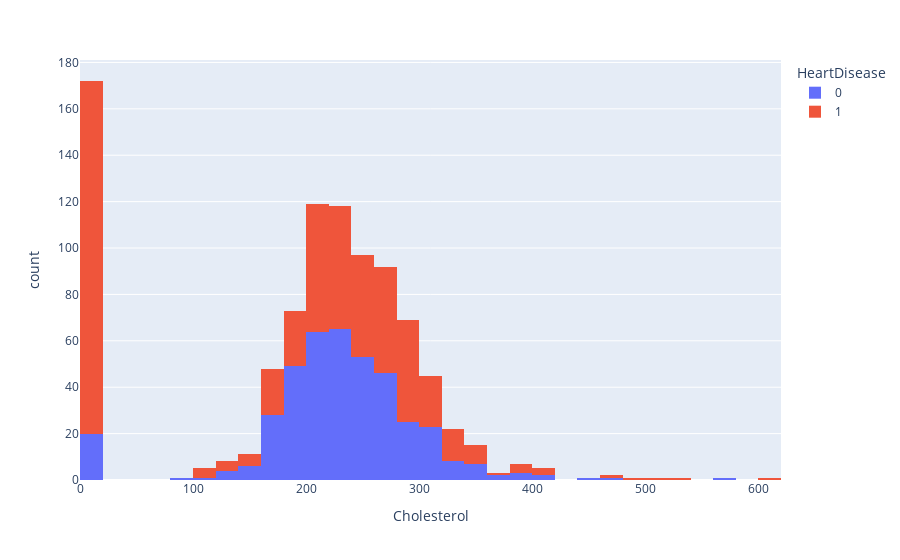

The cell this chart's notebook holds for it:
### Code cell
px.histogram(df,df.Cholesterol,color=df.HeartDisease)

### Figure 1 — Plotly figure (JSON) as saved in the notebook; plotly's stock layout.template omitted (floating-point values rounded to 4 significant figures; data arrays with more than 128 entries replaced by an {"elided": "..."} marker saying what was removed)
{"data": [{"alignmentgroup": "True", "bingroup": "x", "hovertemplate": "HeartDisease=0<br>Cholesterol=%{x}<br>count=%{y}<extra></extra>", "legendgroup": "0", "marker": {"color": "#636efa", "pattern": {"shape": ""}}, "name": "0", "offsetgroup": "0", "orientation": "v", "showlegend": true, "type": "histogram", "x": {"elided": "410 int values"}, "xaxis": "x", "yaxis": "y"}, {"alignmentgroup": "True", "bingroup": "x", "hovertemplate": "HeartDisease=1<br>Cholesterol=%{x}<br>count=%{y}<extra></extra>", "legendgroup": "1", "marker": {"color": "#EF553B", "pattern": {"shape": ""}}, "name": "1", "offsetgroup": "1", "orientation": "v", "showlegend": true, "type": "histogram", "x": {"elided": "508 int values"}, "xaxis": "x", "yaxis": "y"}], "layout": {"barmode": "relative", "legend": {"title": {"text": "HeartDisease"}, "tracegroupgap": 0}, "margin": {"t": 60}, "xaxis": {"anchor": "y", "domain": [0, 1], "title": {"text": "Cholesterol"}}, "yaxis": {"anchor": "x", "domain": [0, 1], "title": {"text": "count"}}}}
